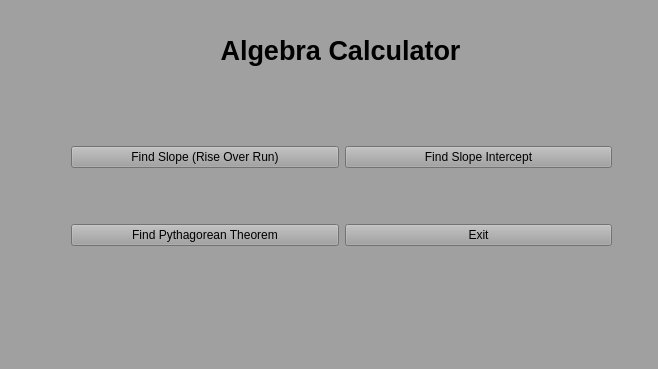
<?xml version="1.0" encoding="UTF-8"?>
<ui version="4.0">
 <class>MainWindow</class>
 <widget class="QMainWindow" name="MainWindow">
  <property name="geometry">
   <rect>
    <x>0</x>
    <y>0</y>
    <width>658</width>
    <height>369</height>
   </rect>
  </property>
  <property name="windowTitle">
   <string>Algebra Calculator</string>
  </property>
  <property name="styleSheet">
   <string notr="true">background-color: rgb(160, 160, 160);</string>
  </property>
  <widget class="QWidget" name="centralwidget">
   <widget class="QLabel" name="label">
    <property name="geometry">
     <rect>
      <x>0</x>
      <y>10</y>
      <width>681</width>
      <height>81</height>
     </rect>
    </property>
    <property name="text">
     <string>&lt;html&gt;&lt;head/&gt;&lt;body&gt;&lt;p align=&quot;center&quot;&gt;&lt;span style=&quot; font-size:20pt; font-weight:600;&quot;&gt;Algebra Calculator&lt;/span&gt;&lt;/p&gt;&lt;/body&gt;&lt;/html&gt;</string>
    </property>
   </widget>
   <widget class="QWidget" name="layoutWidget">
    <property name="geometry">
     <rect>
      <x>71</x>
      <y>96</y>
      <width>541</width>
      <height>201</height>
     </rect>
    </property>
    <layout class="QGridLayout" name="gridLayout">
     <item row="0" column="0">
      <widget class="QPushButton" name="slope_1">
       <property name="text">
        <string>Find Slope (Rise Over Run)</string>
       </property>
      </widget>
     </item>
     <item row="0" column="1">
      <widget class="QPushButton" name="slope_2">
       <property name="text">
        <string>Find Slope Intercept</string>
       </property>
      </widget>
     </item>
     <item row="1" column="0">
      <widget class="QPushButton" name="pyth_btn">
       <property name="text">
        <string>Find Pythagorean Theorem</string>
       </property>
      </widget>
     </item>
     <item row="1" column="1">
      <widget class="QPushButton" name="exit_btn">
       <property name="text">
        <string>Exit</string>
       </property>
      </widget>
     </item>
    </layout>
   </widget>
  </widget>
  <widget class="QStatusBar" name="statusbar"/>
 </widget>
 <resources/>
 <connections/>
</ui>
